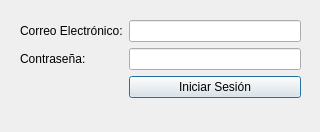
<?xml version="1.0" encoding="UTF-8"?>
<ui version="4.0">
 <class>frmLogin</class>
 <widget class="QDialog" name="frmLogin">
  <property name="geometry">
   <rect>
    <x>0</x>
    <y>0</y>
    <width>320</width>
    <height>132</height>
   </rect>
  </property>
  <property name="windowTitle">
   <string>Login</string>
  </property>
  <widget class="QWidget" name="">
   <property name="geometry">
    <rect>
     <x>20</x>
     <y>20</y>
     <width>281</width>
     <height>89</height>
    </rect>
   </property>
   <layout class="QFormLayout" name="formLayout">
    <item row="0" column="0">
     <widget class="QLabel" name="lblEmail">
      <property name="text">
       <string>Correo Electrónico:</string>
      </property>
     </widget>
    </item>
    <item row="0" column="1">
     <widget class="QLineEdit" name="txtEmail"/>
    </item>
    <item row="1" column="0">
     <widget class="QLabel" name="lblPassword">
      <property name="text">
       <string>Contraseña:</string>
      </property>
     </widget>
    </item>
    <item row="1" column="1">
     <widget class="QLineEdit" name="txtPassword"/>
    </item>
    <item row="2" column="1">
     <widget class="QPushButton" name="btnIniciarSesion">
      <property name="text">
       <string>Iniciar Sesión</string>
      </property>
     </widget>
    </item>
   </layout>
  </widget>
 </widget>
 <resources/>
 <connections/>
</ui>
